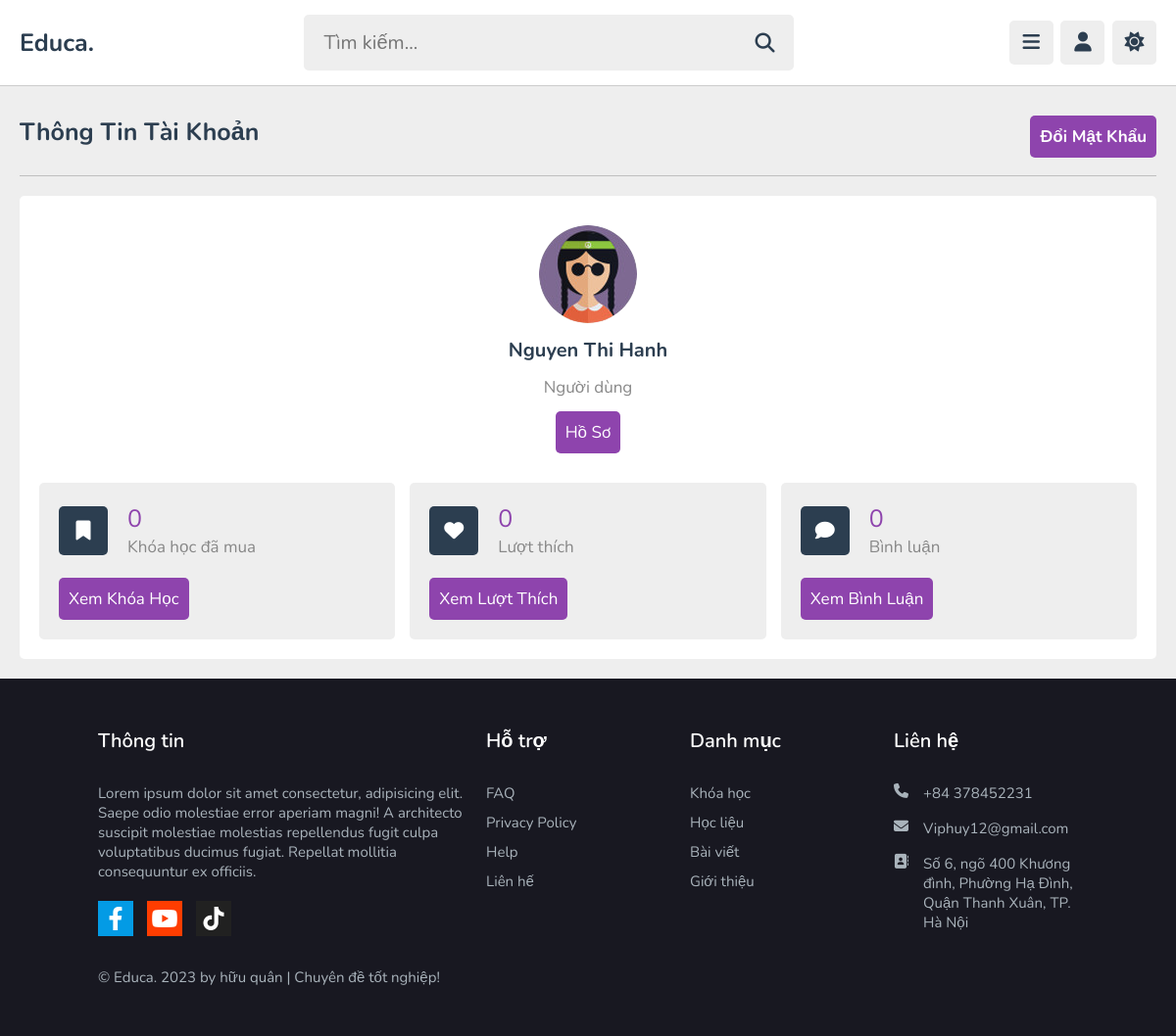
Page /home.php?title=profile (signed in) on the committed database.
### tables this page shows
CREATE TABLE `tb_tai_khoan` (
  `id_taikhoan` int(11) NOT NULL,
  `email` varchar(255) NOT NULL,
  `ten_hien_thi` varchar(255) NOT NULL,
  `mat_khau` varchar(50) NOT NULL,
  `doi_tuong` int(1) NOT NULL DEFAULT 0,
  `ngay_sinh` date DEFAULT NULL,
  `gioi_tinh` int(4) NOT NULL DEFAULT -1,
  `sdt` varchar(12) NOT NULL,
  `hinh_anh` text DEFAULT NULL
);

### pages/main/profile.php (the view)
<?php
         include_once './function.php';
         if($id_taikhoan != ""){
            $sqlCountComennt  = "SELECT * FROM tb_binh_luan
            WHERE tb_binh_luan.id_taikhoan = $id_taikhoan";
            $queryCountComennt = mysqli_query($conn, $sqlCountComennt);
            $sqlCountLike  = "SELECT * FROM tb_thichbinhluan
            WHERE tb_thichbinhluan.id_taikhoan = $id_taikhoan";
            $queryCountLike = mysqli_query($conn, $sqlCountLike);
            $sqlCountByCourses  = "SELECT * FROM tb_khoahoc_damua
            WHERE tb_khoahoc_damua.id_taikhoan = $id_taikhoan";
            $queryCountByCourses = mysqli_query($conn, $sqlCountByCourses);
         }else{
            header('location:home.php?title=login');
         }
?>
<section class="user-profile">
   <h1 class="heading" style="
   position: relative;
    display: flex;
    align-items: center;
    justify-content: space-between;">
    Thông tin tài khoản
    <a href="home.php?title=change_password" class="inline-btn">Đổi mật khẩu</a>
   </h1>
   <div class="info">
      <div class="user">
         <img src="images/images_user/<?= $row['hinh_anh']; ?>" alt="">
         <h3><?= $row['ten_hien_thi']; ?></h3>
         <p>Người dùng</p>
         <a href="home.php?title=edit_profile&idU=<?php echo $id_taikhoan ?>" class="inline-btn">Hồ sơ</a>
      </div>
      <div class="box-container">
         <div class="box">
            <div class="flex">
               <i class="fas fa-bookmark"></i>
               <div>
                  <span><?php echo mysqli_num_rows($queryCountByCourses); ?></span>
                  <p>Khóa học đã mua</p>
               </div>
            </div>
            <a href="home.php?title=coursesbuy" class="inline-btn">Xem khóa học</a>
         </div>
         <div class="box">
            <div class="flex">
               <i class="fas fa-heart"></i>
               <div>
                  <span><?php echo mysqli_num_rows($queryCountLike); ?></span>
                  <p>Lượt thích</p>
               </div>
            </div>
            <a href="home.php?title=like" class="inline-btn">Xem lượt thích</a>
         </div>
         <div class="box">
            <div class="flex">
               <i class="fas fa-comment"></i>
               <div>
                  <span><?php echo mysqli_num_rows($queryCountComennt); ?></span>
                  <p>Bình luận</p>
               </div>
            </div>
            <a href="home.php?title=comment" class="inline-btn">Xem bình luận</a>
         </div>
      </div>
   </div>
</section>

### css/style.css (style rules this page uses)
:root { --main-color:#8e44ad; --red:#e74c3c; --orange:#f39c12; --light-color:#888; --light-bg:#eee; --black:#2c3e50; --white:#fff; --border:.1rem solid rgba(0,0,0,.2); }
* { font-family: 'Nunito', sans-serif; margin:0; padding:0; box-sizing: border-box; outline: none; border:none; text-decoration: none; }
html { font-size: 62.5%; overflow-x: hidden; }
body { background-color: var(--light-bg); }
section { padding:2rem; margin: 0 auto; }
.heading { font-size: 2.5rem; color:var(--black); margin-bottom: 2.5rem; border-bottom: var(--border); padding-bottom: 1.5rem; text-transform: capitalize; }
.inline-btn, .inline-option-btn, .inline-delete-btn, .btn, .delete-btn, .option-btn { border-radius: .5rem; color:#fff; font-size: 1.8rem; cursor: pointer; text-transform: capitalize; padding:1rem 3rem; text-align: center; margin-top: 1rem; }
.inline-btn, .inline-option-btn, .inline-delete-btn { display: inline-block; }
.btn, .inline-btn { background-color: var(--main-color); }
.user-profile .info { background-color: var(--white); border-radius: .5rem; padding: 2rem; }
.user-profile .info .user { text-align: center; margin-bottom: 2rem; padding: 1rem; }
.user-profile .info .user img { height: 10rem; width: 10rem; border-radius: 50%; object-fit: cover; margin-bottom: 1rem; }
.user-profile .info .user h3 { font-size: 2rem; color: var(--black); }
.user-profile .info .user p { font-size: 1.7rem; color: var(--light-color); padding: .3rem 0; }
.user-profile .info .box-container { display: flex; flex-wrap: wrap; gap: 1.5rem; }
.user-profile .info .box-container .box { background-color: var(--light-bg); border-radius: .5rem; padding: 2rem; flex: 1 1 25rem; }
.user-profile .info .box-container .box .flex { display: flex; align-items: center; gap: 2rem; margin-bottom: 1rem; }
.user-profile .info .box-container .box .flex i { font-size:2rem; color: var(--white); background-color: var(--black); text-align: center; border-radius: .5rem; height: 5rem; width: 5rem; line-height: 4.9rem; }
.user-profile .info .box-container .box .flex span { font-size: 2.5rem; color: var(--main-color); }
.user-profile .info .box-container .box .flex p { color: var(--light-color); font-size: 1.7rem; }
@media (max-width:1200px) { body { padding-left: 0; } }
.description p, h1, h2, h3, h4, h5, image { padding-bottom: 10px; }

### css/admin_style.css (style rules this page uses)
:root { --main-color:#8e44ad; --red:#e74c3c; --oragen:#f39c12; --white:#fff; --black:#2c3e50; --light-color:#888; --light-bg:#eee; --border:.1rem solid rgba(0,0,0,.2); --green: rgb(17, 177, 17); }
* { font-family: 'Nunito', sans-serif; margin: 0; padding: 0; box-sizing: border-box; outline: none; border: none; text-decoration: none; }
html { font-size: 62.5%; overflow-x: hidden; }
body { background-color: var(--light-bg); }
section { padding:2rem; margin: 0 auto; }
.btn, .option-btn, .delete-btn, .inline-btn, .inline-option-btn, .inline-delete-btn { border-radius: .5rem; padding: 1rem 1rem; font-size: 1.7rem; color: #fff; margin-top: 1rem; text-transform: capitalize; cursor: pointer; text-align: center; }
.inline-btn, .inline-option-btn, .inline-delete-btn { display: inline-block; }
.heading { padding-bottom: 1.8rem; border-bottom: var(--border); font-size: 2.5rem; color: var(--black); text-transform: capitalize; margin-bottom: 2rem; }
@media (max-width:1200px) { body { padding-left: 0; } }

### rows in the picture
tb_tai_khoan: hinh_anh (picture), ten_hien_thi "Nguyen Thi Hanh"

### other values in the picture
mysqli_num_rows($queryCountByCourses) "0"
mysqli_num_rows($queryCountLike) "0"
mysqli_num_rows($queryCountComennt) "0"
